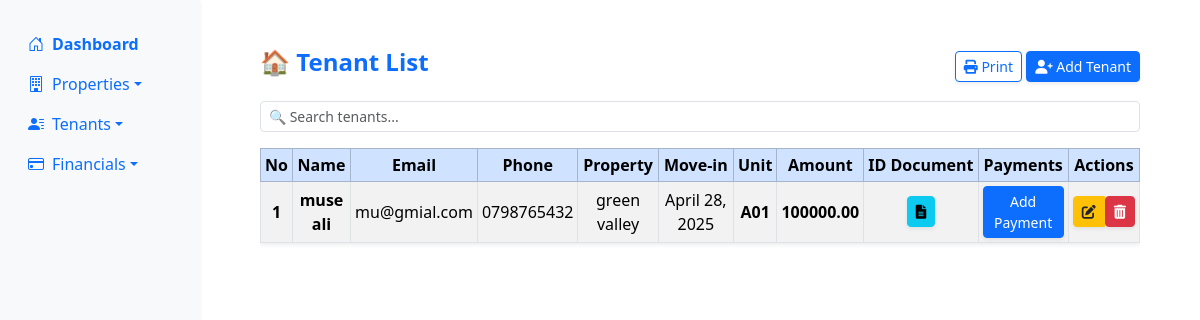
The app's page /tenant_list/ (signed in) with its own data.
### users/models.py (models this page shows, shortened)
class Tenant(models.Model):
    user = models.ForeignKey(User, on_delete=models.CASCADE, related_name='tenant')
    name = models.CharField(max_length=255)
    email = models.EmailField(unique=True)
    phone = models.CharField(max_length=20)
    property = models.ForeignKey(Property, related_name='tenants', on_delete=models.CASCADE,blank=True,null=True)
    move_in_date = models.DateField()
    rent_amount = models.DecimalField(max_digits=10, decimal_places=2)
    id_document = models.FileField(upload_to='tenant_documents/', blank=True, null=True)
    unit_number = models.CharField(max_length=50, blank=True, null=True)

class Property(models.Model):
    user = models.ForeignKey(User, on_delete=models.CASCADE, related_name='property')
    name = models.CharField(max_length=255)
    address = models.CharField(max_length=255)
    number_of_units = models.PositiveIntegerField(null=True, blank=True)
    def __str__(self):
        return self.name

### users/views.py (the view)
# urls.py: path('tenant_list/', tenant_list, name='tenant_list'),
@login_required
def tenant_list(request):
    tenants = Tenant.objects.filter(user=request.user)
    return render(request, 'tenant/tenant_list.html', {'tenants': tenants})

### users/templates/tenant/tenant_list.html (shortened to what this page needs)
{% extends "users/base.html" %}
{% block content %}
<div class="container-fluid">
  <div class="row">
    <nav id="sidebarMenu" class="col-md-2 bg-light sidebar shadow-sm vh-100 d-none d-md-block position-fixed">
      <div class="pt-4">
        <ul class="nav flex-column">
          <li class="nav-item"><a class="nav-link active text-primary fw-bold" href="{% url 'dashboard' %}"><i class="bi bi-house-door me-2"></i>Dashboard</a></li>
          <li class="nav-item">
            <a class="nav-link dropdown-toggle" data-bs-toggle="collapse" href="#propertyMenu"><i class="bi bi-building me-2"></i>Properties</a>
          </li>
          <li class="nav-item">
            <a class="nav-link dropdown-toggle" data-bs-toggle="collapse" href="#tenantMenu"><i class="bi bi-person-lines-fill me-2"></i>Tenants</a>
          </li>
          <li class="nav-item">
            <a class="nav-link dropdown-toggle" data-bs-toggle="collapse" href="#paymentMenu"><i class="bi bi-credit-card me-2"></i>Financials</a>
          </li>
        </ul>
      </div>
    </nav>
    <main class="col-md-10 ms-sm-auto px-md-5 py-4">
      <div class="container mt-4">
        <div class="d-flex justify-content-between align-items-center mb-3 flex-wrap">
          <h4 class="text-primary fw-bold">🏠 Tenant List</h4>
          <div>
            <button class="btn btn-outline-primary btn-sm shadow-sm" onclick="printTable()">
              <i class="fas fa-print"></i> Print
            </button>
            <a href="{% url 'add_tenant' %}" class="btn btn-primary btn-sm shadow-sm">
              <i class="fas fa-user-plus"></i> Add Tenant
            </a>
          </div>
        </div>
        <input type="text" id="tenantSearch" class="form-control form-control-sm mb-3" placeholder="🔍 Search tenants..." onkeyup="filterTable()">
        <div class="table-responsive">
          <table class="table table-sm table-bordered table-striped table-hover text-center align-middle shadow-sm" id="tenantTable">
            <thead class="table-primary">
              <tr>
                <th class="text-nowrap">No</th>
                <th class="text-nowrap">Name</th>
                <th class="text-nowrap d-none d-sm-table-cell">Email</th>
                <th class="text-nowrap d-none d-md-table-cell">Phone</th>
                <th class="text-nowrap d-none d-md-table-cell">Property</th>
                <th class="text-nowrap d-none d-lg-table-cell">Move-in</th>
                <th class="text-nowrap d-none d-lg-table-cell">Unit</th>
                <th class="text-nowrap d-none d-lg-table-cell">Amount</th>
                <th class="text-nowrap d-none d-lg-table-cell">ID Document</th>
                <th class="text-nowrap">Payments</th>
                <th class="text-nowrap">Actions</th>
              </tr>
            </thead>
            <tbody>
              {% for tenant in tenants %}
              <tr>
                <td class="fw-semibold">{{ forloop.counter }}</td>
                <td class="fw-semibold">{{ tenant.name }}</td>
                <td>{{ tenant.email }}</td>
                <td>{{ tenant.phone }}</td>
                <td>{{ tenant.property }}</td>
                <td>{{ tenant.move_in_date }}</td>
                <td class="fw-semibold">{{ tenant.unit_number }}</td>
                <td class="fw-semibold">{{ tenant.rent_amount }}</td>
                <td>
                  {% if tenant.id_document %}
                  <a href="{{ tenant.id_document.url }}" target="_blank" class="btn btn-info btn-sm shadow-sm">
                    <i class="fas fa-file-alt"></i>
                  </a>
                  {% else %}
                  <span class="text-muted">No ID</span>
                  {% endif %}
                </td>
                <td>
                  <a href="{% url 'add_payment_tenant' tenant.id %}" class="btn btn-primary btn-sm shadow-sm">Add Payment</a>
                </td>
                <td>
                  <div class="btn-group" role="group">
                    <a href="{% url 'edit_tenant' tenant.id %}" class="btn btn-warning btn-sm text-dark shadow-sm">
                      <i class="fas fa-edit"></i>
                    </a>
                    <form action="{% url 'delete_tenant' tenant.id %}" method="POST" class="d-inline">
                      <button type="submit" class="btn btn-danger btn-sm shadow-sm" onclick="return confirm('Are you sure?');">
                        <i class="fas fa-trash-alt"></i>
                      </button>
                    </form>
                  </div>
                </td>
              </tr>
              {% empty %}
              <tr>
                <td colspan="10" class="text-muted text-center fw-semibold py-3">No tenants found.</td>
              </tr>
              {% endfor %}
            </tbody>
          </table>
        </div>
      </div>
    </main>
  </div>
</div>
<link rel="stylesheet" href="https://cdnjs.cloudflare.com/ajax/libs/font-awesome/6.0.0/css/all.min.css">
{% endblock %}

### records on screen
Tenant: name "muse ali", email "mu@gmial.com", phone "0798765432", property "green valley", move_in_date "April 28, 2025", unit_number "A01", rent_amount "100000.00"
